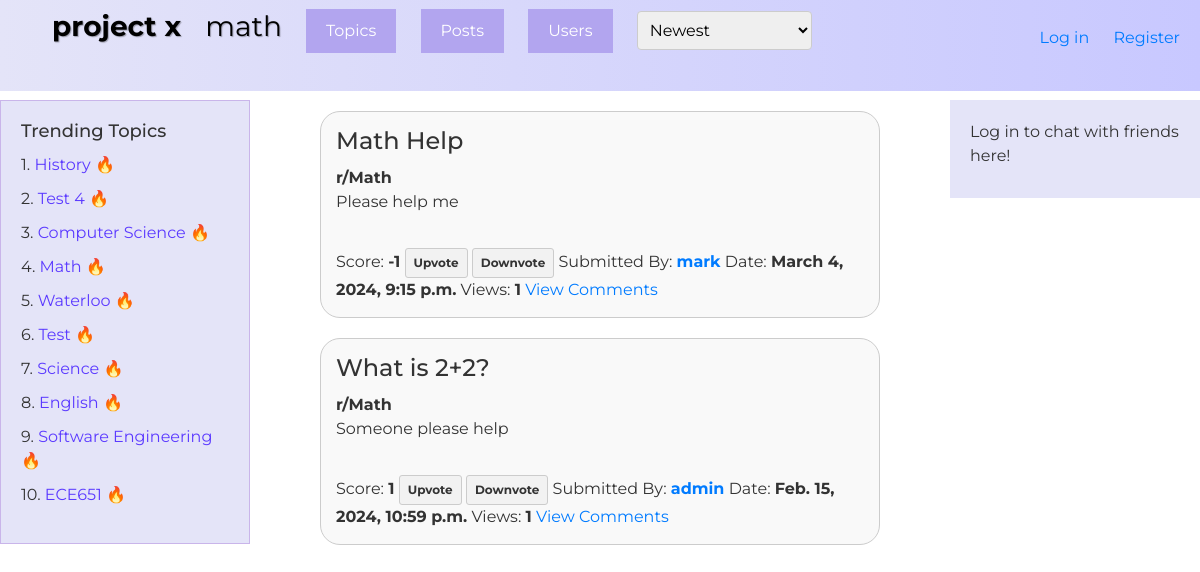
The page /topic/12/ on the database its author committed.
### QuestionHub/models.py (models this page shows, shortened)
class Topic(models.Model):
    id = models.AutoField(primary_key=True, editable=False)
    name = models.CharField(max_length=255)

class Post(models.Model):
    author = models.ForeignKey(User, null=False, on_delete=models.CASCADE)
    topic = models.ForeignKey(Topic, null=True, on_delete=models.CASCADE)
    title = models.CharField(max_length=255, null=False)
    body = models.TextField(null=False)
    timestamp = models.DateTimeField(auto_now_add=True)
    score = models.IntegerField(default=0)
    num_views = models.IntegerField(default=0)

### QuestionHub/views.py (the view)
# urls.py: path('topic/<int:id>/', views.topic_detail, name='topic_detail'),
def topic_detail(request, id):
    topic = Topic.objects.get(id=id)
    trending_topics = Topic.objects.annotate(total_views=Sum('post__num_views')).order_by('-total_views')[:10]
    filtered_posts = Post.objects.all() if not topic else Post.objects.filter(topic_id=id)
    ordering = request.GET.get('ordering', '-timestamp')
    current_user = request.user
    if ordering == 'num_views':
        filtered_posts = Post.objects.all().order_by('-num_views') if not topic else Post.objects.filter(topic_id=id).order_by('-num_views')
    elif ordering == 'most_upvoted':
        filtered_posts = Post.objects.all().order_by('-score') if not topic else Post.objects.filter(topic_id=id).order_by('-score')
    elif ordering == 'most_downvoted':
        filtered_posts = Post.objects.all().order_by('score') if not topic else Post.objects.filter(topic_id=id).order_by('score')
    else:
        filtered_posts = Post.objects.all().order_by('-timestamp') if not topic else Post.objects.filter(topic_id=id).order_by('-timestamp')
    topics = Topic.objects.all()
    users = User.objects.all()
    user_votes = []
    post_vote_list = []
    if request.user.is_authenticated:
        user_votes = Vote.objects.filter(user=request.user)
        for vote in user_votes:
          post_vote_list.append(vote.post)
    context = {
        'current_ordering': ordering,
        'filtered_posts': filtered_posts,
        'topics': topics,
        'current_page' : 'topic_detail',
        'topic' : topic,
        'users' : users,
        'trending_topics': trending_topics,
        'all_posts' : filtered_posts,
        'current_user': current_user
    }
    if user_votes:
        context['user_votes'] = user_votes
    if post_vote_list:
        context['post_vote_list'] = post_vote_list
    return render(request, 'topic_detail.html', context)

### QuestionHub/templates/topic_detail.html (shortened to what this page needs)
{% extends './base.html' %}
{% block post %}
<div id="filteredPosts">
    {% for post in filtered_posts %}
    <div class="post-container">
        <div class="post-list-item">
            <h1 class="post-list-title">
                {{ post.title }}
            </h1>
            <b>r/{{ post.topic.name }}</b>
            <p>{{ post.body }}</p>
            <br>
            Score: <b>{{ post.score }}</b>
            {% if not post in post_vote_list %}
            <a href="{% url 'upvote_post' post.id 'U' %}" class="vote-btn upvote-btn">Upvote</a>
            <a href="{% url 'upvote_post' post.id 'D' %}" class="vote-btn downvote-btn">Downvote</a>
        {%endif%}
            Submitted By: <a href="{% url 'user_profile' post.author.id %}"><b>{{ post.author.username }}</b></a>
            Date: <b>{{ post.timestamp }}</b>
            Views: <b>{{post.num_views}}</b>
            <a href="{% url 'post_detail' post.id %}">View Comments</a>
        </div>
    </div>
    {% endfor %}
</div>
{%endblock%}

### QuestionHub/templates/navbar.html (shortened to what this page needs)
<nav class="navbar">
    <div class="main-menu">
        <ul>
            <li>
                <a class = "project-x-btn" href="{% url 'home' %}"><b>project x</b></a>
            </li>
            {% if current_page == 'topic_detail' %}
            <li class="current-topic">
                <span>{{ topic.name }}</span>
            </li>
            {% endif %}
            <li>
                {% include 'topic_selection.html' %}
            </li>
            <li>
                {% include 'post_selection.html' %}
            </li>
            <li>
                {% include 'user_selection.html' %}
            </li>
            <li>
                {%include 'ordering.html' %}
            </li>
        </ul>
    </div>
    <div class="user-menu">
        <ul>
            {% if current_user.is_authenticated %}
            <li class="user-dropdown">
                <button class="username-btn">{{ current_user.username }} <i class="fas fa-caret-down"></i></button>
                <span class="karma">Karma {{ current_user.userprofile.karma }}</span>
                <ul class="submenu">
                    <li><a href="{% url 'my_profile' %}">My Profile</a></li>
                    <li><a href="{% url 'logout' %}">Log out</a></li>
                </ul>
            </li>
            {% else %}
            <li>
                <a href="{% url 'login' %}">Log in</a>
            </li>
            <li>
                <a href="{% url 'register' %}">Register</a>
            </li>
            {% endif %}
        </ul>
    </div>
</nav>

### QuestionHub/templates/sidebar.html
{% if not current_page == 'user_profile' and not current_page == 'my_profile' %}
<div class="sidebar">
    <h2>Trending Topics</h2>
    <ul>
        {% for topic in trending_topics %}
            <li>{{ forloop.counter }}. <a href="{% url 'topic_detail' topic.id %}">{{ topic.name }} 🔥</a></li>
        {% endfor %}
    </ul>
</div>
{%endif%}

### QuestionHub/templates/base.html (style rules this page uses)
body { font-family: 'Montserrat', sans-serif; font-size: 16px; line-height: 1.5; color: #333; }
h1, h2, h3, h4, h5, h6 { margin-top: 0; margin-bottom: 10px; }
p { margin-bottom: 10px; word-wrap: break-word; }
a { color: #007bff; text-decoration: none; }
.post-container { display: flex; justify-content: center; }
.post-list-item { border: 1px solid #ccc; padding: 15px; margin-top: 20px; background-color: #f9f9f9; border-radius: 20px; width: calc(100% / 2 - 40px); max-width: 1000px; }
.post-list-title { font-size: 24px; margin-bottom: 10px; color: #333; }
.navbar { background: rgb(2,0,36); background: linear-gradient(90deg, rgba(2,0,36,1) 0%, rgba(228,228,248,1) 0%, rgba(200,200,255,1) 100%); padding: 5px 20px; display: flex; justify-content: space-between; align-items: center; }
.project-x-btn { color: #000; font-size: 28px; font-family: 'Montserrat', sans-serif; text-decoration: none; text-shadow: 1px 1px 1px rgba(0, 0, 0, 0.3); }
.main-menu, .user-menu { display: inline-block; margin: 0; padding: 0; list-style: none; }
.main-menu li, .user-menu li { display: inline-block; margin-right: 20px; }
.main-menu li:last-child, .user-menu li:last-child { margin-right: 0; }
.current-topic { color: #000; font-size: 28px; font-family: 'Montserrat', sans-serif; text-decoration: none; text-shadow: 1px 1px 1px rgba(0, 0, 0, 0.3); text-transform: lowercase; }
.vote-btn { display: inline-block; padding: 5px 8px; border: 1px solid #ccc; border-radius: 3px; text-decoration: none; color: #333; font-weight: bold; transition: background-color 0.3s ease; font-size: 12px; }
.upvote-btn { background-color: #f2f2f2; }
.downvote-btn { background-color: #f2f2f2; }
.sidebar { width: 250px; padding: 20px; background-color: #E4E4F8; border: 1px solid #c9b5ea; position: absolute; top: 100px; left: 0; }
.sidebar h2 { font-size: 18px; margin-bottom: 10px; }
.sidebar ul { list-style-type: none; padding: 0; }
.sidebar ul li { margin-bottom: 10px; }
.sidebar ul li a { text-decoration: none; color: #5b3aff; }

### rows shown on the page
Topic: name "math", name "Math"
Topic: name "History"
Topic: name "Test 4"
Topic: name "Computer Science"
Topic: name "Waterloo"
Topic: name "Test"
Topic: name "Science"
Topic: name "English"
Topic: name "Software Engineering"
Topic: name "ECE651"
Post: title "Math Help", topic.name "Math", body "Please help me", score "-1", author.username "mark", timestamp "March 4, 2024, 9:15 p.m.", num_views "1"
Post: title "What is 2+2?", topic.name "Math", body "Someone please help", score "1", author.username "admin", timestamp "Feb. 15, 2024, 10:59 p.m.", num_views "1"
